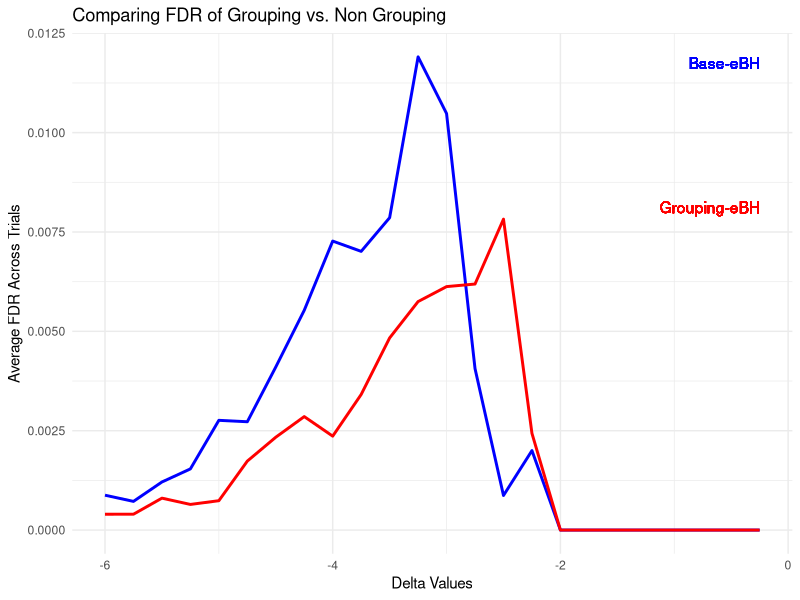
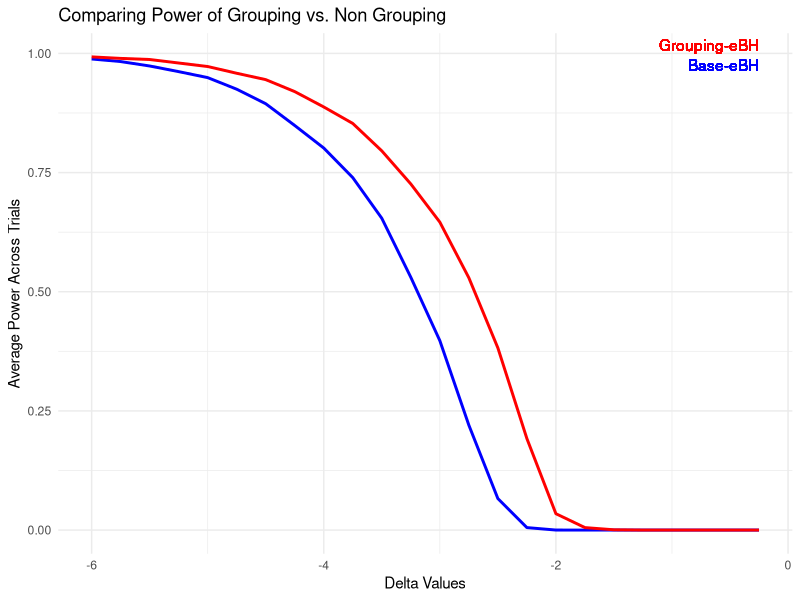

Recreate these plots in R, in order. (Note: a time limit stopped this script after it produced the figures.)
## ---- chunk 1
knitr::opts_chunk$set(echo = TRUE)
library(ggplot2)
library(tidyr)
## ---- chunk 2
#Function that generates e_values
gen_e_val <- function(null_prop=0.2, total_samples=1000, alpha=0.1, delta=-4) {
  
  num <- total_samples
  
  number_null <- null_prop * num
  null_indices <- 1:number_null
  
  number_signal <- (1-null_prop) * num
  
  signal_indices <- number_null+1:num

  signals <- rnorm(number_signal, delta, 1)
  nulls <- rnorm(number_null, 0, 1)

  observations <- c(nulls, signals) 
  e_values <- exp(observations * delta - delta^2 / 2)
  
  return(e_values)
    
}

## ---- chunk 3
# Function for generating certain number of null E-vals allowing for changes in delta
generate_null_eval1 <- function(num, d) {
  vect <- gen_e_val(delta = d)
  null_vect <- vect[1:200]
  random_null_entries <- sample(null_vect, num)
  return(random_null_entries)
}

# Function for generating certain numbers of signal E-vals allowing for changes in delta
generate_signal_eval1 <- function(num, d) {
  vect <- gen_e_val(delta = d)
  sig_vect <- vect[201:1000]
  random_sig_entries <- sample(sig_vect, num)
  return(random_sig_entries)
}
## ---- chunk 4
# Define Constants
n <- 1000
trials <- 100
group_num <- 20
group_size <- 50
alpha <- 0.1
## ---- chunk 5
# Comparison of Base e-BH vs. Grouping e-BH
# Graphing FDR and Power for Various Deltas for both methods

delta_trials <- seq(-6, -0.25, by = 0.25)
avg_fdr_nongroup <- c()
avg_power_nongroup <- c()
avg_fdr_group <- c()
avg_power_group <- c()

# Method 1 - Non Grouping

for (del in delta_trials) {
  
  # Shells for Trials
  FDR_vect <- c()
  power_vect <- c()
  
  #Running Trials
  for (k in 1:trials) {
    # Create sample
    
    list_evals <- list()
    
    for (i in 1:group_num) {
      if (i <= 15) {
        nulls <- generate_null_eval1(50, del)
        list_evals <- append(list_evals, list(nulls))
      } else {
        full_group <- numeric(group_size)
        for (i in 1:group_size) {
          if (i %% 2 == 0) {
            # Even indices: null e vals
            full_group[i] <- generate_null_eval1(1, del)
          } else {
            # Odd indices: signal e vals
            full_group[i] <- generate_signal_eval1(1, del)
          }
        }
        list_evals <- append(list_evals, list(full_group))
      }
    }
    
    vect_evals <- unlist(list_evals)
    
    # Running BH on the entire set of 1000 e-values, ignoring the groups
    converted_evals <- 1/vect_evals
    adjusted_converted_evals <- p.adjust(converted_evals, method = "BH")
    signal_indices <- which(adjusted_converted_evals < alpha)
    
    # Calculating FDR
    total_discoveries <- length(signal_indices)
    true_discoveries <- sum(signal_indices > 750 & signal_indices < 1000 & signal_indices %% 2 == 1)
    fdr_ratio <- true_discoveries/total_discoveries
    if (is.nan(fdr_ratio)) {
      fdr_ratio <- 1
    }
    FDR <- 1 - fdr_ratio
    FDR_vect <- c(FDR_vect, FDR)
    
    # Calculating Power
    total_signals <- 125
    power_ratio <- (total_signals - true_discoveries) / total_signals
    if (is.nan(power_ratio)) {
      power_ratio <- 1
    }
    power <- 1 - power_ratio
    power_vect <- c(power_vect, power)
    
  }

  avg_fdr_nongroup <- c(avg_fdr_nongroup, mean(FDR_vect))
  avg_power_nongroup <- c(avg_power_nongroup, mean(power_vect))
  
}

## ---- chunk 6
# Method 2 - Grouping

for (del in delta_trials) {

  # Shells for Trials
  FDR_vect_new <- c()
  power_vect_new <- c()
  
  for (k in 1:trials) {
    # Create sample
    
    list_evals <- list()
    
    for (i in 1:group_num) {
      if (i <= 15) {
        nulls <- generate_null_eval1(50, del)
        list_evals <- append(list_evals, list(nulls))
      } else {
        full_group <- numeric(group_size)
        for (i in 1:group_size) {
          if (i %% 2 == 0) {
            # Even indices: null evals
            full_group[i] <- generate_null_eval1(1, del)
          } else {
            # Odd indices: signal evals
            full_group[i] <- generate_signal_eval1(1, del)
          }
        }
        full_group[full_group < 1] <- 1
        list_evals <- append(list_evals, list(full_group))
      }
    }
    
    vect_evals <- unlist(list_evals)
    
    # Figuring out which groups to keep
    kept_groups <- c()
    
    for (i in 1:group_num) {
      e_tildas <- c()
      current_evals <- unlist(list_evals[i])
      for (e in current_evals) {
        if (e < 1) {
          prob_e <- 1
        } else {
          prob_e <- 1/e
        }
        e_t <- rbinom(1, size = 1, prob = prob_e)
        e_tildas <- c(e_tildas, e_t)
      }
      count_zeroes <- sum(e_tildas == 0)
      if (count_zeroes >= 20) {
        kept_groups <- c(kept_groups, TRUE)
      } else {
        kept_groups <- c(kept_groups, FALSE)
      }
    }
    
    kept_groups_indices <- which(kept_groups)
    
    # Running e_BH on remaining data
    kept_evals <- list_evals[kept_groups_indices]
    new_n <- length(kept_groups_indices) * group_size
    n_null_groups <- sum(kept_groups_indices < 16) * group_size
    
    kept_evals_vect <- unlist(kept_evals)
    kept_converted_evals_vect <- 1/kept_evals_vect
    kept_adjusted_converted_evals <- p.adjust(kept_converted_evals_vect, method = "BH")
    kept_signal_indices <- which(kept_adjusted_converted_evals < alpha)
    
    # Calculating FDR and Power
    kept_total_discoveries <- length(kept_signal_indices)
    kept_true_discoveries <- sum(kept_signal_indices > n_null_groups & 
                                   kept_signal_indices < new_n & kept_signal_indices %% 2 == 1)
    ratio_fdr <- kept_true_discoveries/kept_total_discoveries
    if (is.nan(ratio_fdr)) {
      ratio_fdr <- 1
    }
    kept_FDR <- 1 - ratio_fdr
    FDR_vect_new <- c(FDR_vect_new, kept_FDR)
    
    # Calculating Power
    kept_total_signals <- (new_n - n_null_groups) / 2
    ratio_power <- (kept_total_signals - kept_true_discoveries) /kept_total_signals
    if (is.nan(ratio_power)) {
      ratio_power <- 1
    }
    kept_power <- 1 - ratio_power
    power_vect_new <- c(power_vect_new, kept_power)
    
  }
  
  avg_fdr_group <- c(avg_fdr_group, mean(FDR_vect_new))
  avg_power_group <- c(avg_power_group, mean(power_vect_new))

}

## ---- chunk 7
# Graphing FDR for Grouping vs. Non Grouping E BH
data <- data.frame(delta_trials, avg_fdr_nongroup, avg_fdr_group)
ggplot(data, aes(x = delta_trials)) +
  geom_line(aes(y = avg_fdr_nongroup), color = "blue", linetype = "solid", size = 1) +
  geom_line(aes(y = avg_fdr_group), color = "red", linetype = "solid", size = 1) +
  
  geom_text(aes(x = max(delta_trials), y = max(avg_fdr_nongroup), label = "Base-eBH"), 
            hjust = 1, vjust = 1, color = "blue") +
  geom_text(aes(x = max(delta_trials), y = max(avg_fdr_group), label = "Grouping-eBH"), 
            hjust = 1, vjust = -0.5, color = "red") +
  
  labs(title = "Comparing FDR of Grouping vs. Non Grouping",
       x = "Delta Values",
       y = "Average FDR Across Trials") +
  
  theme_minimal()
## ---- chunk 8
# Graphing Power for Grouping vs. Non Grouping E BH
data <- data.frame(delta_trials, avg_power_nongroup, avg_power_group)
ggplot(data, aes(x = delta_trials)) +
  geom_line(aes(y = avg_power_nongroup), color = "blue", linetype = "solid", size = 1) +
  geom_line(aes(y = avg_power_group), color = "red", linetype = "solid", size = 1) +
  
  geom_text(aes(x = max(delta_trials), y = max(avg_power_nongroup), label = "Base-eBH"), 
            hjust = 1, vjust = 1, color = "blue") +
  geom_text(aes(x = max(delta_trials), y = max(avg_power_group), label = "Grouping-eBH"), 
            hjust = 1, vjust = -0.5, color = "red") +
  
  labs(title = "Comparing Power of Grouping vs. Non Grouping",
       x = "Delta Values",
       y = "Average Power Across Trials") +
  
  theme_minimal()
## ---- chunk 9
# Method 3 - Non Grouping with Storey-e-BH
e_bh_storey <- function(TE,alpha){
  p_vals_adjusted <- p.adjust(1 / TE, method = "BH")
  rejected_indices <- which(p_vals_adjusted <= alpha)
  return(rejected_indices)
}
## ---- chunk 10
gam <- 0
alpha_storey <- 0.1
avg_fdr_storey <- c()
avg_fdr_twostp_storey <- c()
avg_power_storey <- c()
avg_power_twostp_storey <- c()

for (del in delta_trials) {
  
  # Shells for Trials
  FDR_storey_vect <- c()
  FDR_twostp_storey_vect <- c()
  power_storey_vect <- c()
  power_twostp_storey_vect <- c()
  
  #Running Trials
  for (k in 1:trials*10) {
    # Create sample
    
    list_evals <- list()
    
    for (i in 1:group_num) {
      if (i <= 15) {
        nulls <- generate_null_eval1(50, del)
        list_evals <- append(list_evals, list(nulls))
      } else {
        full_group <- numeric(group_size)
        for (i in 1:group_size) {
          if (i %% 2 == 0) {
            # Even indices: null e vals
            full_group[i] <- generate_null_eval1(1, del)
          } else {
            # Odd indices: signal e vals
            full_group[i] <- generate_signal_eval1(1, del)
          }
        }
        list_evals <- append(list_evals, list(full_group))
      }
    }
    
    vect_evals <- unlist(list_evals)
    
    # Running Storey-E-BH on the entire set of 1000 e-values, ignoring the groups
    sorted_e_values <- sort(vect_evals)
    khat <- 0
    for (k2 in (1:length(sorted_e_values))) {
      first <- sorted_e_values[1:k2]
      if (mean(first) <= 1 + gam) {
        khat <- k2
      } else {
        break
      }
    }
    pi_0_hat <- (1 + khat) / length(sorted_e_values)
    beta <- alpha_storey / 10
    N_e_vals <- length(sorted_e_values)
    khat2 <- length(sorted_e_values[1/sorted_e_values > beta / N_e_vals])
    pi_0_hat2 <- (khat2) / length(sorted_e_values)
    
    storey_indices <- e_bh_storey(vect_evals, alpha_storey/ pi_0_hat)
    
    two_step_storey_indices <- e_bh_storey(vect_evals,(alpha_storey - beta) / pi_0_hat2)
    
    # Calculating FDR for Storey
    total_discoveries <- length(storey_indices)
    true_discoveries <- sum(storey_indices > 750 & storey_indices < 1000 & storey_indices %% 2 == 1)
    fdr_ratio <- true_discoveries/total_discoveries
    if (is.nan(fdr_ratio)) {
      fdr_ratio <- 1
    }
    FDR_storey <- 1 - fdr_ratio
    FDR_storey_vect <- c(FDR_storey_vect, FDR_storey)
    
    # Calculating Power for Storey
    total_signals <- 125
    power_ratio <- (total_signals - true_discoveries) / total_signals
    if (is.nan(power_ratio)) {
      power_ratio <- 1
    }
    power_storey <- 1 - power_ratio
    power_storey_vect <- c(power_storey_vect, power_storey)
    
    # Calculating FDR for Two Step Storey
    total_discoveries <- length(two_step_storey_indices)
    true_discoveries <- sum(two_step_storey_indices > 750 & two_step_storey_indices < 1000 & two_step_storey_indices %% 2 == 1)
    fdr_ratio <- true_discoveries/total_discoveries
    if (is.nan(fdr_ratio)) {
      fdr_ratio <- 1
    }
    FDR_twostp_storey <- 1 - fdr_ratio
    FDR_twostp_storey_vect <- c(FDR_twostp_storey_vect, FDR_twostp_storey)
    
    # Calculating Power for Two Step Storey
    total_signals <- 125
    power_ratio <- (total_signals - true_discoveries) / total_signals
    if (is.nan(power_ratio)) {
      power_ratio <- 1
    }
    power_twostp_storey <- 1 - power_ratio
    power_twostp_storey_vect <- c(power_twostp_storey_vect, power_twostp_storey)
    
  }
  
  avg_fdr_storey <- c(avg_fdr_storey, mean(FDR_storey_vect))
  avg_fdr_twostp_storey <- c(avg_fdr_twostp_storey, mean(FDR_twostp_storey_vect))
  avg_power_storey <- c(avg_power_storey, mean(power_storey_vect))
  avg_power_twostp_storey <- c(avg_power_twostp_storey, mean(power_twostp_storey_vect))
  
}
## ---- chunk 11
gam <- 0
alpha_storey <- 0.1
avg_fdr_storey <- c()
avg_fdr_twostp_storey <- c()
avg_power_storey <- c()
avg_power_twostp_storey <- c()

for (del in delta_trials) {
  
  # Shells for Trials
  FDR_storey_vect <- c()
  FDR_twostp_storey_vect <- c()
  power_storey_vect <- c()
  power_twostp_storey_vect <- c()
  
  #Running Trials
  for (k in 1:trials*10) {
    # Create sample
    
    list_evals <- list()
    
    for (i in 1:group_num) {
      # Putting every group as mixed group here
      if (i <= -1) {
        nulls <- generate_null_eval1(50, del)
        list_evals <- append(list_evals, list(nulls))
      } else {
        full_group <- numeric(group_size)
        for (i in 1:group_size) {
          if (i %% 2 == 0) {
            # Even indices: null e vals
            full_group[i] <- generate_null_eval1(1, del)
          } else {
            # Odd indices: signal e vals
            full_group[i] <- generate_signal_eval1(1, del)
          }
        }
        list_evals <- append(list_evals, list(full_group))
      }
    }
    
    vect_evals <- unlist(list_evals)
    
    # Running Storey-E-BH on the entire set of 1000 e-values, ignoring the groups
    sorted_e_values <- sort(vect_evals)
    khat <- 0
    for (k2 in (1:length(sorted_e_values))) {
      first <- sorted_e_values[1:k2]
      if (mean(first) <= 1 + gam) {
        khat <- k2
      } else {
        break
      }
    }
    pi_0_hat <- (1 + khat) / length(sorted_e_values)
    beta <- alpha_storey / 100
    N_e_vals <- length(sorted_e_values)
    khat2 <- length(sorted_e_values[1/sorted_e_values > beta / N_e_vals])
    pi_0_hat2 <- (khat2) / length(sorted_e_values)
    
    storey_indices <- e_bh_storey(vect_evals, alpha_storey/ pi_0_hat)
    
    two_step_storey_indices <- e_bh_storey(vect_evals,(alpha_storey - beta) / pi_0_hat2)
    
    # Calculating FDR for Storey
    total_discoveries <- length(storey_indices)
    true_discoveries <- sum(storey_indices > 0 & storey_indices < 1000 & storey_indices %% 2 == 1)
    fdr_ratio <- true_discoveries/total_discoveries
    if (is.nan(fdr_ratio)) {
      fdr_ratio <- 1
    }
    FDR_storey <- 1 - fdr_ratio
    FDR_storey_vect <- c(FDR_storey_vect, FDR_storey)
    
    # Calculating Power for Storey
    total_signals <- 500
    power_ratio <- (total_signals - true_discoveries) / total_signals
    if (is.nan(power_ratio)) {
      power_ratio <- 1
    }
    power_storey <- 1 - power_ratio
    power_storey_vect <- c(power_storey_vect, power_storey)
    
    # Calculating FDR for Two Step Storey
    total_discoveries <- length(two_step_storey_indices)
    true_discoveries <- sum(two_step_storey_indices > 0 & two_step_storey_indices < 1000 & two_step_storey_indices %% 2 == 1)
    fdr_ratio <- true_discoveries/total_discoveries
    if (is.nan(fdr_ratio)) {
      fdr_ratio <- 1
    }
    FDR_twostp_storey <- 1 - fdr_ratio
    FDR_twostp_storey_vect <- c(FDR_twostp_storey_vect, FDR_twostp_storey)
    
    # Calculating Power for Two Step Storey
    total_signals <- 500
    power_ratio <- (total_signals - true_discoveries) / total_signals
    if (is.nan(power_ratio)) {
      power_ratio <- 1
    }
    power_twostp_storey <- 1 - power_ratio
    power_twostp_storey_vect <- c(power_twostp_storey_vect, power_twostp_storey)
    
  }
  
  avg_fdr_storey <- c(avg_fdr_storey, mean(FDR_storey_vect))
  avg_fdr_twostp_storey <- c(avg_fdr_twostp_storey, mean(FDR_twostp_storey_vect))
  avg_power_storey <- c(avg_power_storey, mean(power_storey_vect))
  avg_power_twostp_storey <- c(avg_power_twostp_storey, mean(power_twostp_storey_vect))
  
}
## ---- chunk 12
data <- data.frame(
  delta_trials = delta_trials,
  avg_power_nongroup = avg_power_nongroup,
  avg_power_storey = avg_power_storey,
  avg_power_twostp_storey = avg_power_twostp_storey
)

data_long <- tidyr::gather(data, key = "Group", value = "Power", -delta_trials)

ggplot(data_long, aes(x = delta_trials, y = Power, color = Group)) +
  geom_line() +
  labs(
    x = "Delta for E Value Generation",
    y = "Average Power",
    color = "Different Tests",
    title = "Comparison of Average Power"
  ) +
  scale_color_discrete(labels = c(
    "avg_power_nongroup" = "Base E-BH",
    "avg_power_storey" = "Storey E-BH",
    "avg_power_twostp_storey" = "Two Step Storey E-BH"
  ))

## ---- chunk 13
data <- data.frame(
  delta_trials = delta_trials,
  avg_fdr_nongroup = avg_fdr_nongroup,
  avg_fdr_storey = avg_fdr_storey,
  avg_fdr_twostp_storey = avg_fdr_twostp_storey
)

data <- tidyr::gather(data, key = "variable", value = "value", -delta_trials)

ggplot(data, aes(x = delta_trials, y = value, color = variable)) +
  geom_line() +
  labs(
    x = "Delta for E Value Generation",
    y = "FDR Values",
    color = "Different Tests",
    title = "Comparison of Average FDR"
  ) +
  scale_color_discrete(labels = c(
    "avg_fdr_nongroup" = "Base E-BH",
    "avg_fdr_storey" = "Storey E-BH",
    "avg_fdr_twostp_storey" = "Two Step Storey E-BH"))

## ---- chunk 14
e_Storey_BH_natural <- function(e_vals, alpha, gam){
  p_vals <- convert_e_vals_to_p_vals(e_vals)
  m <- length(p_vals)
  num_p_vals_greater_than_gamma <- length(p_vals[p_vals > gam])
  pi_0_hat <- (num_p_vals_greater_than_gamma + 1) / (m * (1 - gam))
  p_vals <- convert_e_vals_to_p_vals(e_vals)
  return(BH(p_vals = p_vals, alpha = alpha / pi_0_hat))
}
## ---- chunk 15
gam <- 0
alpha_storey <- 0.1
avg_fdr_storey <- c()
avg_fdr_twostp_storey <- c()
avg_fdr_natural_storey <- c()
avg_power_storey <- c()
avg_power_twostp_storey <- c()
avg_power_natural_storey <- c()

for (del in delta_trials) {
  
  # Shells for Trials
  FDR_storey_vect <- c()
  FDR_twostp_storey_vect <- c()
  FDR_natural_storey_vect <- c()
  power_storey_vect <- c()
  power_twostp_storey_vect <- c()
  power_natural_storey_vect <- c()
  
  #Running Trials
  for (k in 1:trials*10) {
    # Create sample
    
    list_evals <- list()
    
    for (i in 1:group_num) {
      # Putting every group as mixed group here
      if (i <= -1) {
        nulls <- generate_null_eval1(50, del)
        list_evals <- append(list_evals, list(nulls))
      } else {
        full_group <- numeric(group_size)
        for (i in 1:group_size) {
          if (i %% 2 == 0) {
            # Even indices: null e vals
            full_group[i] <- generate_null_eval1(1, del)
          } else {
            # Odd indices: signal e vals
            full_group[i] <- generate_signal_eval1(1, del)
          }
        }
        list_evals <- append(list_evals, list(full_group))
      }
    }
    
    vect_evals <- unlist(list_evals)
    
    # Running Storey-E-BH on the entire set of 1000 e-values, ignoring the groups
    sorted_e_values <- sort(vect_evals)
    khat <- 0
    for (k2 in (1:length(sorted_e_values))) {
      first <- sorted_e_values[1:k2]
      if (mean(first) <= 1 + gam) {
        khat <- k2
      } else {
        break
      }
    }
    pi_0_hat <- (1 + khat) / length(sorted_e_values)
    beta <- alpha_storey / 100
    N_e_vals <- length(sorted_e_values)
    khat2 <- length(sorted_e_values[1/sorted_e_values > beta / N_e_vals])
    pi_0_hat2 <- (khat2) / length(sorted_e_values)
    
    storey_indices <- e_bh_storey(vect_evals, alpha_storey/ pi_0_hat)
    
    two_step_storey_indices <- e_bh_storey(vect_evals,(alpha_storey - beta) / pi_0_hat2)
    
    # running the natural Storey e-BH function with gamma = .5
    natural_storey_indices <- e_Storey_BH_natural(vect_evals, alpha, .5)
    
    # Calculating FDR for Storey
    total_discoveries <- length(storey_indices)
    true_discoveries <- sum(storey_indices > 0 & storey_indices < 1000 & storey_indices %% 2 == 1)
    fdr_ratio <- true_discoveries/total_discoveries
    if (is.nan(fdr_ratio)) {
      fdr_ratio <- 1
    }
    FDR_storey <- 1 - fdr_ratio
    FDR_storey_vect <- c(FDR_storey_vect, FDR_storey)
    
    # Calculating Power for Storey
    total_signals <- 500
    power_ratio <- (total_signals - true_discoveries) / total_signals
    if (is.nan(power_ratio)) {
      power_ratio <- 1
    }
    power_storey <- 1 - power_ratio
    power_storey_vect <- c(power_storey_vect, power_storey)
    
    # Calculating FDR for Two Step Storey
    total_discoveries <- length(two_step_storey_indices)
    true_discoveries <- sum(two_step_storey_indices > 0 & two_step_storey_indices < 1000 & two_step_storey_indices %% 2 == 1)
    fdr_ratio <- true_discoveries/total_discoveries
    if (is.nan(fdr_ratio)) {
      fdr_ratio <- 1
    }
    FDR_twostp_storey <- 1 - fdr_ratio
    FDR_twostp_storey_vect <- c(FDR_twostp_storey_vect, FDR_twostp_storey)
    
    # Calculating Power for Two Step Storey
    total_signals <- 500
    power_ratio <- (total_signals - true_discoveries) / total_signals
    if (is.nan(power_ratio)) {
      power_ratio <- 1
    }
    power_twostp_storey <- 1 - power_ratio
    power_twostp_storey_vect <- c(power_twostp_storey_vect, power_twostp_storey)
    
    # Calculating FDR for Natural Storey
    
    total_discoveries <- length(natural_storey_indices)
    true_discoveries <- sum(natural_storey_indices > 0 & natural_storey_indices < 1000 & natural_storey_indices %% 2 == 1)
    fdr_ratio <- true_discoveries/total_discoveries
    if (is.nan(fdr_ratio)) {
      fdr_ratio <- 1
    }
    FDR_natural_storey <- 1 - fdr_ratio
    FDR_natural_storey_vect <- c(FDR_natural_storey_vect, FDR_natural_storey)
    
    # Calculating Power for Natural Storey
    
    total_signals <- 500
    power_ratio <- (total_signals - true_discoveries) / total_signals
    if (is.nan(power_ratio)) {
      power_ratio <- 1
    }
    power_natural_storey <- 1 - power_ratio
    power_natural_storey_vect <- c(power_natural_storey_vect, power_natural_storey)
    
    
    
  }
  
  avg_fdr_storey <- c(avg_fdr_storey, mean(FDR_storey_vect))
  avg_fdr_twostp_storey <- c(avg_fdr_twostp_storey, mean(FDR_twostp_storey_vect))
  avg_fdr_natural_storey <- c(avg_fdr_natural_storey, mean(FDR_natural_storey_vect))
  avg_power_storey <- c(avg_power_storey, mean(power_storey_vect))
  avg_power_twostp_storey <- c(avg_power_twostp_storey, mean(power_twostp_storey_vect))
  avg_power_natural_storey <- c(avg_power_natural_storey, mean(power_natural_storey_vect))
  
}
## ---- chunk 16
data <- data.frame(
  delta_trials = delta_trials,
  avg_power_nongroup = avg_power_nongroup,
  avg_power_storey = avg_power_storey,
  avg_power_twostp_storey = avg_power_twostp_storey,
  avg_power_natural_storey = avg_power_natural_storey
)

data_long <- tidyr::gather(data, key = "Group", value = "Power", -delta_trials)

ggplot(data_long, aes(x = delta_trials, y = Power, color = Group)) +
  geom_line() +
  labs(
    x = "Delta for E Value Generation",
    y = "Average Power",
    color = "Different Tests",
    title = "Comparison of Average Power"
  ) +
  scale_color_discrete(labels = c(
    "avg_power_nongroup" = "Base E-BH",
    "avg_power_storey" = "Storey E-BH",
    "avg_power_twostp_storey" = "Two Step Storey E-BH",
    "avg_power_natural_storey" = "Natural Storey E-BH"
  ))

## ---- chunk 17
data <- data.frame(
  delta_trials = delta_trials,
  avg_fdr_nongroup = avg_fdr_nongroup,
  avg_fdr_storey = avg_fdr_storey,
  avg_fdr_twostp_storey = avg_fdr_twostp_storey,
  avg_fdr_natural_storey = avg_fdr_natural_storey
)

data <- tidyr::gather(data, key = "variable", value = "value", -delta_trials)

ggplot(data, aes(x = delta_trials, y = value, color = variable)) +
  geom_line() +
  labs(
    x = "Delta for E Value Generation",
    y = "FDR Values",
    color = "Different Tests",
    title = "Comparison of Average FDR"
  ) +
  scale_color_discrete(labels = c(
    "avg_fdr_nongroup" = "Base E-BH",
    "avg_fdr_storey" = "Storey E-BH",
    "avg_fdr_twostp_storey" = "Two Step Storey E-BH", 
    "avg_fdr_natural_storey" = "Natural Storey E-BH"))

## ---- chunk 18
# a different method for generating e values where you add a chi square to the signal X_ks
gen_e_val2 <- function(null_prop=0.2, total_samples=1000, alpha=0.1, delta=-4) {
  
  num <- total_samples
  
  number_null <- null_prop * num
  null_indices <- 1:number_null
  
  number_signal <- (1-null_prop) * num
  
  signal_indices <- number_null+1:num

  signals <- rnorm(number_signal, delta, 1) - rchisq(number_signal, df = 1)
  nulls <- rnorm(number_null, 0, 1)

  observations <- c(nulls, signals) 
  e_values <- exp(observations * delta - delta^2 / 2)
  
  return(e_values)
    
}

## ---- chunk 19
# generate a signal e value with this new function
generate_signal_eval2 <- function(num, d) {
  vect <- gen_e_val2(delta = d)
  sig_vect <- vect[201:1000]
  random_sig_entries <- sample(sig_vect, num)
  return(random_sig_entries)
}
## ---- chunk 20
generate_signal_null_eval_pair <- function(delta, df){
  # generate a null then a signal X_k value used in generating e values where the signal X_k is dependent on the null X_k by subtracting a chi square from the null X_k
  # delta is the parameter of the likelihood ratio-type statistic, df is the parameter of the degrees of freedom used in the chi square distribution
  null_xk <- rnorm(1)
  signal_xk <- null_xk - rchisq(1, df)
  observations <- c(signal_xk, null_xk)
  e_values <- exp(observations * delta - delta^2 / 2)
  return(e_values)
}
## ---- chunk 21
# THIS EXAMPLE IS EITHER BROKEN OR IS ABLE TO SOMEHOW BREAK STOREY BH - GIVES NO POWER TO STOREY
gam <- 0
alpha_storey <- 0.1
avg_fdr_storey <- c()
avg_fdr_twostp_storey <- c()
avg_fdr_natural_storey <- c()
avg_fdr_base_ebh <- c()
avg_power_storey <- c()
avg_power_twostp_storey <- c()
avg_power_natural_storey <- c()
avg_power_base_ebh <- c()

for (del in delta_trials) {
  
  # Shells for Trials
  FDR_storey_vect <- c()
  FDR_twostp_storey_vect <- c()
  FDR_natural_storey_vect <- c()
  FDR_base_ebh <- c()
  power_storey_vect <- c()
  power_twostp_storey_vect <- c()
  power_natural_storey_vect <- c()
  power_base_ebh <- c()
  
  #Running Trials
  for (k in 1:trials*10) {
    # Create sample
    
    list_evals <- list()
    
    for (i in 1:group_num) {
      # Putting every group as mixed group here
      if (i <= -1) {
        nulls <- generate_null_eval1(50, del)
        list_evals <- append(list_evals, list(nulls))
      } else {
        full_group <- numeric(group_size)
        # for signal groups, only the first e value of the group will be generated independently
        for (j in 1:group_size) {
          if (j == 1){
            full_group[j] <- generate_signal_eval1(1, del)
          }
          else if (j %% 2 == 0) {
            # Even indices: null e vals
            full_group[j] <- generate_null_eval1(1, del)
          }
          else {
            # Odd indices > 1: X_ks for signal e vals are generated by the null e value that came before it combined with a chi square random
            full_group[j] <- full_group[j-1] + rchisq(1, df = 8)
          }
        }
        list_evals <- append(list_evals, list(full_group))
      }
    }
    
    vect_evals <- unlist(list_evals)
    
    # Running Storey-E-BH on the entire set of 1000 e-values, ignoring the groups
    sorted_e_values <- sort(vect_evals)
    khat <- 0
    for (k2 in (1:length(sorted_e_values))) {
      first <- sorted_e_values[1:k2]
      if (mean(first) <= 1 + gam) {
        khat <- k2
      } else {
        break
      }
    }
    pi_0_hat <- (1 + khat) / length(sorted_e_values)
    beta <- alpha_storey / 100
    N_e_vals <- length(sorted_e_values)
    khat2 <- length(sorted_e_values[1/sorted_e_values > beta / N_e_vals])
    pi_0_hat2 <- (khat2) / length(sorted_e_values)
    
    storey_indices <- e_bh_storey(vect_evals, alpha_storey/ pi_0_hat)
    
    two_step_storey_indices <- e_bh_storey(vect_evals,(alpha_storey - beta) / pi_0_hat2)
    
    # running the natural Storey e-BH function with gamma = .5
    natural_storey_indices <- e_Storey_BH_natural(vect_evals, alpha, .5)
    
    # Calculating FDR for Storey
    total_discoveries <- length(storey_indices)
    true_discoveries <- sum(storey_indices > 0 & storey_indices < 1000 & storey_indices %% 2 == 1)
    fdr_ratio <- true_discoveries/total_discoveries
    if (is.nan(fdr_ratio)) {
      fdr_ratio <- 1
    }
    FDR_storey <- 1 - fdr_ratio
    FDR_storey_vect <- c(FDR_storey_vect, FDR_storey)
    
    # Calculating Power for Storey
    total_signals <- 500
    power_ratio <- (total_signals - true_discoveries) / total_signals
    if (is.nan(power_ratio)) {
      power_ratio <- 1
    }
    power_storey <- 1 - power_ratio
    power_storey_vect <- c(power_storey_vect, power_storey)
    
    # Calculating FDR for Two Step Storey
    total_discoveries <- length(two_step_storey_indices)
    true_discoveries <- sum(two_step_storey_indices > 0 & two_step_storey_indices < 1000 & two_step_storey_indices %% 2 == 1)
    fdr_ratio <- true_discoveries/total_discoveries
    if (is.nan(fdr_ratio)) {
      fdr_ratio <- 1
    }
    FDR_twostp_storey <- 1 - fdr_ratio
    FDR_twostp_storey_vect <- c(FDR_twostp_storey_vect, FDR_twostp_storey)
    
    # Calculating Power for Two Step Storey
    total_signals <- 500
    power_ratio <- (total_signals - true_discoveries) / total_signals
    if (is.nan(power_ratio)) {
      power_ratio <- 1
    }
    power_twostp_storey <- 1 - power_ratio
    power_twostp_storey_vect <- c(power_twostp_storey_vect, power_twostp_storey)
    
    # Calculating FDR for Natural Storey
    
    total_discoveries <- length(natural_storey_indices)
    true_discoveries <- sum(natural_storey_indices > 0 & natural_storey_indices < 1000 & natural_storey_indices %% 2 == 1)
    fdr_ratio <- true_discoveries/total_discoveries
    if (is.nan(fdr_ratio)) {
      fdr_ratio <- 1
    }
    FDR_natural_storey <- 1 - fdr_ratio
    FDR_natural_storey_vect <- c(FDR_natural_storey_vect, FDR_natural_storey)
    
    # Calculating Power for Natural Storey
    
    total_signals <- 500
    power_ratio <- (total_signals - true_discoveries) / total_signals
    if (is.nan(power_ratio)) {
      power_ratio <- 1
    }
    power_natural_storey <- 1 - power_ratio
    power_natural_storey_vect <- c(power_natural_storey_vect, power_natural_storey)
    
    # calculating FDR for base e BH
    
    total_discoveries <- length(base_ebh_indices)
    true_discoveries <- sum(base_ebh_indices > 0 & base_ebh_indices < 1000 & base_ebh_indices %% 2 == 1)
    fdr_ratio <- true_discoveries/total_discoveries
    if (is.nan(fdr_ratio)) {
      fdr_ratio <- 1
    }
    FDR_base_ebh <- 1 - fdr_ratio
    FDR_base_ebh_vect <- c(FDR_base_ebh_vect, FDR_base_ebh)
    
    # calculating power for base e BH
    
    total_signals <- 500
    power_ratio <- (total_signals - true_discoveries) / total_signals
    if (is.nan(power_ratio)) {
      power_ratio <- 1
    }
    power_base_ebh <- 1 - power_ratio
    power_base_ebh_vect <- c(power_base_ebh_vect, power_base_ebh)
    
    
    
  }
  
  avg_fdr_storey <- c(avg_fdr_storey, mean(FDR_storey_vect))
  avg_fdr_twostp_storey <- c(avg_fdr_twostp_storey, mean(FDR_twostp_storey_vect))
  avg_fdr_natural_storey <- c(avg_fdr_natural_storey, mean(FDR_natural_storey_vect))
  avg_fdr_base_ebh <- c(avg_fdr_base_ebh, mean(FDR_base_ebh_vect))
  avg_power_storey <- c(avg_power_storey, mean(power_storey_vect))
  avg_power_twostp_storey <- c(avg_power_twostp_storey, mean(power_twostp_storey_vect))
  avg_power_natural_storey <- c(avg_power_natural_storey, mean(power_natural_storey_vect))
  avg_power_base_ebh <- c(avg_power_base_ebh, mean(power_base_ebh_vect))
  
}
## ---- chunk 22
data <- data.frame(
  delta_trials = delta_trials,
  avg_power_base_ebh = avg_power_base_ebh,
  avg_power_storey = avg_power_storey,
  avg_power_twostp_storey = avg_power_twostp_storey,
  avg_power_natural_storey = avg_power_natural_storey
)

data_long <- tidyr::gather(data, key = "Group", value = "Power", -delta_trials)

ggplot(data_long, aes(x = delta_trials, y = Power, color = Group)) +
  geom_line() +
  labs(
    x = "Delta for E Value Generation",
    y = "Average Power",
    color = "Different Tests",
    title = "Comparison of Average Power"
  ) +
  scale_color_discrete(labels = c(
    "avg_power_base_ebh" = "Base E-BH",
    "avg_power_storey" = "Storey E-BH",
    "avg_power_twostp_storey" = "Two Step Storey E-BH",
    "avg_power_natural_storey" = "Natural Storey E-BH"
  ))

## ---- chunk 23
data <- data.frame(
  delta_trials = delta_trials,
  avg_fdr_base_ebh = avg_fdr_base_ebh,
  avg_fdr_storey = avg_fdr_storey,
  avg_fdr_twostp_storey = avg_fdr_twostp_storey,
  avg_fdr_natural_storey = avg_fdr_natural_storey
)

data <- tidyr::gather(data, key = "variable", value = "value", -delta_trials)

ggplot(data, aes(x = delta_trials, y = value, color = variable)) +
  geom_line() +
  labs(
    x = "Delta for E Value Generation",
    y = "FDR Values",
    color = "Different Tests",
    title = "Comparison of Average FDR"
  ) +
  scale_color_discrete(labels = c(
    "avg_fdr_base_ebh" = "Base E-BH",
    "avg_fdr_storey" = "Storey E-BH",
    "avg_fdr_twostp_storey" = "Two Step Storey E-BH", 
    "avg_fdr_natural_storey" = "Natural Storey E-BH"))

## ---- chunk 24

gam <- 0
alpha_storey <- 0.1
avg_fdr_storey <- c()
avg_fdr_twostp_storey <- c()
avg_fdr_natural_storey <- c()
avg_fdr_base_ebh <- c()
avg_power_storey <- c()
avg_power_twostp_storey <- c()
avg_power_natural_storey <- c()
avg_power_base_ebh <- c()

for (del in delta_trials) {
  
  # Shells for Trials
  FDR_storey_vect <- c()
  FDR_twostp_storey_vect <- c()
  FDR_natural_storey_vect <- c()
  FDR_base_ebh_vect <- c()
  power_storey_vect <- c()
  power_twostp_storey_vect <- c()
  power_natural_storey_vect <- c()
  power_base_ebh_vect <- c()
  
  #Running Trials
  for (k in 1:trials*10) {
    # Create sample
    
    list_evals <- list()
    
    for (i in 1:group_num) {
      # Putting every group as mixed group here
      if (i <= -1) {
        nulls <- generate_null_eval1(50, del)
        list_evals <- append(list_evals, list(nulls))
      } else {
        full_group <- numeric(group_size)
        # only the last e value of the group will be generated independently, and the middle elements will be generated in dependent pairs where the signal is dependent on the null
  
        for (j in seq(from = 1, to = 19, by = 2)) {
          # Create dependent null, signal pair using the function above
          full_group[j:(j+1)] <- generate_signal_null_eval_pair(delta = del, df = 3) # subtracting a chisquare with degree of freedom 3
        }
        full_group[20] <- generate_null_eval1(1, del)
        list_evals <- append(list_evals, list(full_group))
      }
    }
    
    vect_evals <- unlist(list_evals)
    
    # Running Storey-E-BH on the entire set of 1000 e-values, ignoring the groups
    sorted_e_values <- sort(vect_evals)
    khat <- 0
    for (k2 in (1:length(sorted_e_values))) {
      first <- sorted_e_values[1:k2]
      if (mean(first) <= 1 + gam) {
        khat <- k2
      } else {
        break
      }
    }
    pi_0_hat <- (1 + khat) / length(sorted_e_values)
    beta <- alpha_storey / 100
    N_e_vals <- length(sorted_e_values)
    khat2 <- length(sorted_e_values[1/sorted_e_values > beta / N_e_vals])
    pi_0_hat2 <- (khat2) / length(sorted_e_values)
    
    storey_indices <- e_bh_storey(vect_evals, alpha_storey/ pi_0_hat)
    
    two_step_storey_indices <- e_bh_storey(vect_evals,(alpha_storey - beta) / pi_0_hat2)
    
    # running the natural Storey e-BH function with gamma = .5
    natural_storey_indices <- e_Storey_BH_natural(vect_evals, alpha, .5)
    
    # running the base e BH
    
    base_ebh_indices <- e_BH(vect_evals, alpha)
    
    # Calculating FDR for Storey
    total_discoveries <- length(storey_indices)
    true_discoveries <- sum(storey_indices > 0 & storey_indices < 1000 & storey_indices %% 2 == 1)
    fdr_ratio <- true_discoveries/total_discoveries
    if (is.nan(fdr_ratio)) {
      fdr_ratio <- 1
    }
    FDR_storey <- 1 - fdr_ratio
    FDR_storey_vect <- c(FDR_storey_vect, FDR_storey)
    
    # Calculating Power for Storey
    total_signals <- 500
    power_ratio <- (total_signals - true_discoveries) / total_signals
    if (is.nan(power_ratio)) {
      power_ratio <- 1
    }
    power_storey <- 1 - power_ratio
    power_storey_vect <- c(power_storey_vect, power_storey)
    
    # Calculating FDR for Two Step Storey
    total_discoveries <- length(two_step_storey_indices)
    true_discoveries <- sum(two_step_storey_indices > 0 & two_step_storey_indices < 1000 & two_step_storey_indices %% 2 == 1)
    fdr_ratio <- true_discoveries/total_discoveries
    if (is.nan(fdr_ratio)) {
      fdr_ratio <- 1
    }
    FDR_twostp_storey <- 1 - fdr_ratio
    FDR_twostp_storey_vect <- c(FDR_twostp_storey_vect, FDR_twostp_storey)
    
    # Calculating Power for Two Step Storey
    total_signals <- 500
    power_ratio <- (total_signals - true_discoveries) / total_signals
    if (is.nan(power_ratio)) {
      power_ratio <- 1
    }
    power_twostp_storey <- 1 - power_ratio
    power_twostp_storey_vect <- c(power_twostp_storey_vect, power_twostp_storey)
    
    # Calculating FDR for Natural Storey
    
    total_discoveries <- length(natural_storey_indices)
    true_discoveries <- sum(natural_storey_indices > 0 & natural_storey_indices < 1000 & natural_storey_indices %% 2 == 1)
    fdr_ratio <- true_discoveries/total_discoveries
    if (is.nan(fdr_ratio)) {
      fdr_ratio <- 1
    }
    FDR_natural_storey <- 1 - fdr_ratio
    FDR_natural_storey_vect <- c(FDR_natural_storey_vect, FDR_natural_storey)
    
    # Calculating Power for Natural Storey
    
    total_signals <- 500
    power_ratio <- (total_signals - true_discoveries) / total_signals
    if (is.nan(power_ratio)) {
      power_ratio <- 1
    }
    power_natural_storey <- 1 - power_ratio
    power_natural_storey_vect <- c(power_natural_storey_vect, power_natural_storey)
    
    # calculating FDR for base e BH
    
    total_discoveries <- length(base_ebh_indices)
    true_discoveries <- sum(base_ebh_indices > 0 & base_ebh_indices < 1000 & base_ebh_indices %% 2 == 1)
    fdr_ratio <- true_discoveries/total_discoveries
    if (is.nan(fdr_ratio)) {
      fdr_ratio <- 1
    }
    FDR_base_ebh <- 1 - fdr_ratio
    FDR_base_ebh_vect <- c(FDR_base_ebh_vect, FDR_base_ebh)
    
    # calculating power for base e BH
    
    total_signals <- 500
    power_ratio <- (total_signals - true_discoveries) / total_signals
    if (is.nan(power_ratio)) {
      power_ratio <- 1
    }
    power_base_ebh <- 1 - power_ratio
    power_base_ebh_vect <- c(power_base_ebh_vect, power_base_ebh)
    
    
  }
  
  avg_fdr_storey <- c(avg_fdr_storey, mean(FDR_storey_vect))
  avg_fdr_twostp_storey <- c(avg_fdr_twostp_storey, mean(FDR_twostp_storey_vect))
  avg_fdr_natural_storey <- c(avg_fdr_natural_storey, mean(FDR_natural_storey_vect))
  avg_fdr_base_ebh <- c(avg_fdr_base_ebh, mean(FDR_base_ebh_vect))
  avg_power_storey <- c(avg_power_storey, mean(power_storey_vect))
  avg_power_twostp_storey <- c(avg_power_twostp_storey, mean(power_twostp_storey_vect))
  avg_power_natural_storey <- c(avg_power_natural_storey, mean(power_natural_storey_vect))
  avg_power_base_ebh <- c(avg_power_base_ebh, mean(power_base_ebh_vect))
}
## ---- chunk 25
data <- data.frame(
  delta_trials = delta_trials,
  avg_power_base_ebh = avg_power_base_ebh,
  avg_power_storey = avg_power_storey,
  avg_power_twostp_storey = avg_power_twostp_storey,
  avg_power_natural_storey = avg_power_natural_storey
)

data_long <- tidyr::gather(data, key = "Group", value = "Power", -delta_trials)

ggplot(data_long, aes(x = delta_trials, y = Power, color = Group)) +
  geom_line() +
  labs(
    x = "Delta for E Value Generation",
    y = "Average Power",
    color = "Different Tests",
    title = "Comparison of Average Power"
  ) +
  scale_color_discrete(labels = c(
    "avg_power_base_ebh" = "Base E-BH",
    "avg_power_storey" = "Storey E-BH",
    "avg_power_twostp_storey" = "Two Step Storey E-BH",
    "avg_power_natural_storey" = "Natural Storey E-BH"
  ))

## ---- chunk 26
data <- data.frame(
  delta_trials = delta_trials,
  avg_fdr_base_ebh = avg_fdr_base_ebh,
  avg_fdr_storey = avg_fdr_storey,
  avg_fdr_twostp_storey = avg_fdr_twostp_storey,
  avg_fdr_natural_storey = avg_fdr_natural_storey
)

data <- tidyr::gather(data, key = "variable", value = "value", -delta_trials)

ggplot(data, aes(x = delta_trials, y = value, color = variable)) +
  geom_line() +
  labs(
    x = "Delta for E Value Generation",
    y = "FDR Values",
    color = "Different Tests",
    title = "Comparison of Average FDR"
  ) +
  scale_color_discrete(labels = c(
    "avg_fdr_base_ebh" = "Base E-BH",
    "avg_fdr_storey" = "Storey E-BH",
    "avg_fdr_twostp_storey" = "Two Step Storey E-BH", 
    "avg_fdr_natural_storey" = "Natural Storey E-BH"))

## ---- chunk 27

gam <- 0
alpha_storey <- 0.1
avg_fdr_storey <- c()
avg_fdr_twostp_storey <- c()
avg_fdr_natural_storey <- c()
avg_fdr_base_ebh <- c()
avg_power_storey <- c()
avg_power_twostp_storey <- c()
avg_power_natural_storey <- c()
avg_power_base_ebh <- c()

for (del in delta_trials) {
  
  # Shells for Trials
  FDR_storey_vect <- c()
  FDR_twostp_storey_vect <- c()
  FDR_natural_storey_vect <- c()
  FDR_base_ebh <- c()
  power_storey_vect <- c()
  power_twostp_storey_vect <- c()
  power_natural_storey_vect <- c()
  power_base_ebh <- c()
  
  #Running Trials
  for (k in 1:trials*10) {
    # Create sample
    
    list_evals <- list()
    
    for (i in 1:group_num) {
      # Putting every group as mixed group here
      if (i <= -1) {
        nulls <- generate_null_eval1(50, del)
        list_evals <- append(list_evals, list(nulls))
      } else {
        full_group <- numeric(group_size)
        # only the last e value of the group will be generated independently, and the middle elements will be generated in dependent pairs where the signal is dependent on the null
        full_group[1] <- generate_signal_eval1(1, del)
        for (j in 2:20) {
          # Create dependent null, signal pair using the function above
          if (j %% 2 == 0){
            # even index - null e value
            full_group[j] <- generate_null_eval1(1, del)
          }
          else{
            # odd index - signal e value which is dependent on the previous signal
            full_group[j] <- full_group[j-2] + rchisq(1, df = 1)
          }
          
        }
        
        list_evals <- append(list_evals, list(full_group))
      }
    }
    
    vect_evals <- unlist(list_evals)
    
    # Running Storey-E-BH on the entire set of 1000 e-values, ignoring the groups
    sorted_e_values <- sort(vect_evals)
    khat <- 0
    for (k2 in (1:length(sorted_e_values))) {
      first <- sorted_e_values[1:k2]
      if (mean(first) <= 1 + gam) {
        khat <- k2
      } else {
        break
      }
    }
    pi_0_hat <- (1 + khat) / length(sorted_e_values)
    beta <- alpha_storey / 100
    N_e_vals <- length(sorted_e_values)
    khat2 <- length(sorted_e_values[1/sorted_e_values > beta / N_e_vals])
    pi_0_hat2 <- (khat2) / length(sorted_e_values)
    
    storey_indices <- e_bh_storey(vect_evals, alpha_storey/ pi_0_hat)
    
    two_step_storey_indices <- e_bh_storey(vect_evals,(alpha_storey - beta) / pi_0_hat2)
    
    # running the natural Storey e-BH function with gamma = .5
    natural_storey_indices <- e_Storey_BH_natural(vect_evals, alpha, .5)
    
    # Calculating FDR for Storey
    total_discoveries <- length(storey_indices)
    true_discoveries <- sum(storey_indices > 0 & storey_indices < 1000 & storey_indices %% 2 == 1)
    fdr_ratio <- true_discoveries/total_discoveries
    if (is.nan(fdr_ratio)) {
      fdr_ratio <- 1
    }
    FDR_storey <- 1 - fdr_ratio
    FDR_storey_vect <- c(FDR_storey_vect, FDR_storey)
    
    # Calculating Power for Storey
    total_signals <- 500
    power_ratio <- (total_signals - true_discoveries) / total_signals
    if (is.nan(power_ratio)) {
      power_ratio <- 1
    }
    power_storey <- 1 - power_ratio
    power_storey_vect <- c(power_storey_vect, power_storey)
    
    # Calculating FDR for Two Step Storey
    total_discoveries <- length(two_step_storey_indices)
    true_discoveries <- sum(two_step_storey_indices > 0 & two_step_storey_indices < 1000 & two_step_storey_indices %% 2 == 1)
    fdr_ratio <- true_discoveries/total_discoveries
    if (is.nan(fdr_ratio)) {
      fdr_ratio <- 1
    }
    FDR_twostp_storey <- 1 - fdr_ratio
    FDR_twostp_storey_vect <- c(FDR_twostp_storey_vect, FDR_twostp_storey)
    
    # Calculating Power for Two Step Storey
    total_signals <- 500
    power_ratio <- (total_signals - true_discoveries) / total_signals
    if (is.nan(power_ratio)) {
      power_ratio <- 1
    }
    power_twostp_storey <- 1 - power_ratio
    power_twostp_storey_vect <- c(power_twostp_storey_vect, power_twostp_storey)
    
    # Calculating FDR for Natural Storey
    
    total_discoveries <- length(natural_storey_indices)
    true_discoveries <- sum(natural_storey_indices > 0 & natural_storey_indices < 1000 & natural_storey_indices %% 2 == 1)
    fdr_ratio <- true_discoveries/total_discoveries
    if (is.nan(fdr_ratio)) {
      fdr_ratio <- 1
    }
    FDR_natural_storey <- 1 - fdr_ratio
    FDR_natural_storey_vect <- c(FDR_natural_storey_vect, FDR_natural_storey)
    
    # Calculating Power for Natural Storey
    
    total_signals <- 500
    power_ratio <- (total_signals - true_discoveries) / total_signals
    if (is.nan(power_ratio)) {
      power_ratio <- 1
    }
    power_natural_storey <- 1 - power_ratio
    power_natural_storey_vect <- c(power_natural_storey_vect, power_natural_storey)
    
     # calculating FDR for base e BH
    
    total_discoveries <- length(base_ebh_indices)
    true_discoveries <- sum(base_ebh_indices > 0 & base_ebh_indices < 1000 & base_ebh_indices %% 2 == 1)
    fdr_ratio <- true_discoveries/total_discoveries
    if (is.nan(fdr_ratio)) {
      fdr_ratio <- 1
    }
    FDR_base_ebh <- 1 - fdr_ratio
    FDR_base_ebh_vect <- c(FDR_base_ebh_vect, FDR_base_ebh)
    
    # calculating power for base e BH
    
    total_signals <- 500
    power_ratio <- (total_signals - true_discoveries) / total_signals
    if (is.nan(power_ratio)) {
      power_ratio <- 1
    }
    power_base_ebh <- 1 - power_ratio
    power_base_ebh_vect <- c(power_base_ebh_vect, power_base_ebh)
    
  }
  
  avg_fdr_storey <- c(avg_fdr_storey, mean(FDR_storey_vect))
  avg_fdr_twostp_storey <- c(avg_fdr_twostp_storey, mean(FDR_twostp_storey_vect))
  avg_fdr_natural_storey <- c(avg_fdr_natural_storey, mean(FDR_natural_storey_vect))
  avg_fdr_base_ebh <- c(avg_fdr_base_ebh, mean(FDR_base_ebh_vect))
  avg_power_storey <- c(avg_power_storey, mean(power_storey_vect))
  avg_power_twostp_storey <- c(avg_power_twostp_storey, mean(power_twostp_storey_vect))
  avg_power_natural_storey <- c(avg_power_natural_storey, mean(power_natural_storey_vect))
  avg_power_base_ebh <- c(avg_power_base_ebh, mean(power_base_ebh_vect))
  
}
## ---- chunk 28
data <- data.frame(
  delta_trials = delta_trials,
  avg_power_base_ebh = avg_power_base_ebh,
  avg_power_storey = avg_power_storey,
  avg_power_twostp_storey = avg_power_twostp_storey,
  avg_power_natural_storey = avg_power_natural_storey
)

data_long <- tidyr::gather(data, key = "Group", value = "Power", -delta_trials)

ggplot(data_long, aes(x = delta_trials, y = Power, color = Group)) +
  geom_line() +
  labs(
    x = "Delta for E Value Generation",
    y = "Average Power",
    color = "Different Tests",
    title = "Comparison of Average Power"
  ) +
  scale_color_discrete(labels = c(
    "avg_power_base_ebh" = "Base E-BH",
    "avg_power_storey" = "Storey E-BH",
    "avg_power_twostp_storey" = "Two Step Storey E-BH",
    "avg_power_natural_storey" = "Natural Storey E-BH"
  ))

## ---- chunk 29
data <- data.frame(
  delta_trials = delta_trials,
  avg_fdr_base_ebh = avg_fdr_base_ebh,
  avg_fdr_storey = avg_fdr_storey,
  avg_fdr_twostp_storey = avg_fdr_twostp_storey,
  avg_fdr_natural_storey = avg_fdr_natural_storey
)

data <- tidyr::gather(data, key = "variable", value = "value", -delta_trials)

ggplot(data, aes(x = delta_trials, y = value, color = variable)) +
  geom_line() +
  labs(
    x = "Delta for E Value Generation",
    y = "FDR Values",
    color = "Different Tests",
    title = "Comparison of Average FDR"
  ) +
  scale_color_discrete(labels = c(
    "avg_fdr_base_ebh" = "Base E-BH",
    "avg_fdr_storey" = "Storey E-BH",
    "avg_fdr_twostp_storey" = "Two Step Storey E-BH", 
    "avg_fdr_natural_storey" = "Natural Storey E-BH"))
